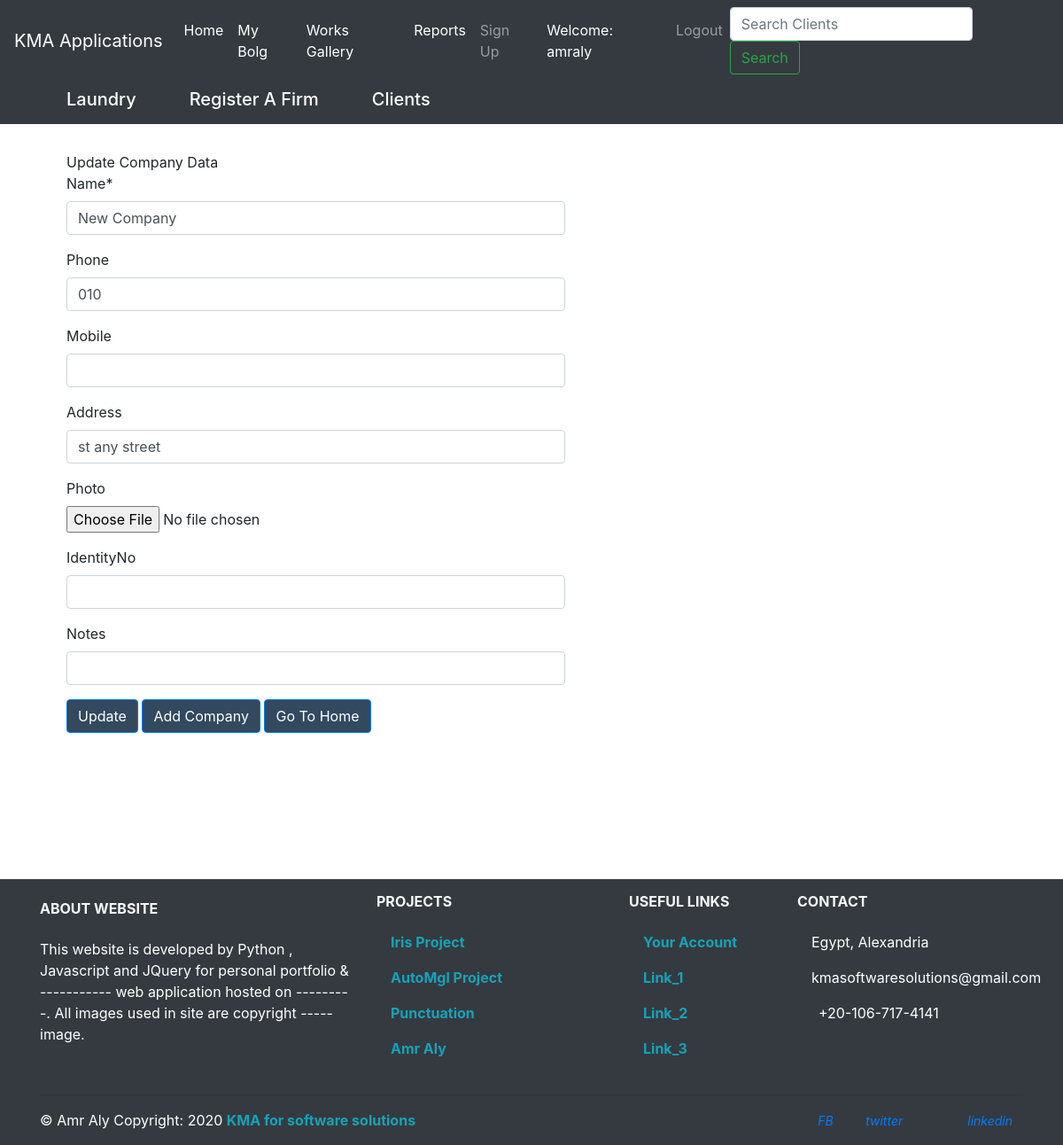
The page /crm/clients/edit/67/ (signed in) on the database its author committed.
### crm/models.py (models this page shows, shortened)
class Clients(models.Model):
    name       = models.CharField(max_length=200)
    phone      = models.CharField(max_length=20, blank=True, null=True)
    mobile     = models.CharField(max_length=20, blank=True, null=True)
    address    = models.CharField(max_length=200, blank=True, null=True)
    photo      = models.ImageField(upload_to='Clients_pics', blank=True)
    identityNo = models.CharField(max_length=200, blank=True, null=True)
    notes      = models.CharField(max_length=2000, blank=True, null=True)
    def goto_home(self):
        return reverse('crm:home')

### crm/views.py (the view)
def ClientID(request, id): # update form , (request, id, name, phone, address)
    instance = Clients.objects.get(id=id)
    form = ClientsForm(request.POST or None, request.FILES or None, instance=instance)
    if form.is_valid():
        form.save()
        return HttpResponseRedirect(instance.goto_home())
    context= {
        'form': form,
        'instance':instance,
        'btn':'Update',
        'comp':'Update Company Data',
        'New':'Add Company',
    }
    return render(request, 'clients.html', context)

### crm/forms.py (shortened to what this page needs)
class ClientsForm(forms.ModelForm):
    class Meta:
        model  = Clients
        fields = ('__all__')

### crm/templates/clients.html (shortened to what this page needs)
{% extends 'index.html' %} {% load crispy_forms_tags %} {% load bootstrap %} {% load static %} {% block content %}
<head>
    <link rel="stylesheet" href="{% static 'css/style.css' %}">
    <link rel="stylesheet" href="{% static 'css/bootstrap.min.css' %}">
</head>
{% if user.is_authenticated %}
<div class="container" id='div-f-cl'>
     <form method="post" enctype="multipart/form-data">
        <div class="col-md-8 col-md-offset-2">
            <div class="panel panel-default">
                <div class="panel-heading">{{ comp }}</div>
                <div class="panel-body">
                    {{ form|crispy}}
                    <button type="submit" class="btn btn-primary" id="saveclients">{{ btn }}</button>
                    {% if instance %}
                    <a class="btn btn-primary" href="{% url 'crm:clients' %}" id="saveclients">{{ New }}</a>
                    <a class="btn btn-primary" href="{{ instance.goto_home }}" id="gotohome">Go To Home</a>
                    {% else %}
                    <a class="btn btn-primary" href="{% url 'crm:home' %}" id="gotohome">{{ New }}</a> {% endif %}
                </div>
            </div>
        </div>
    </form>
</div>
{% endif %}
{% endblock %}

### crm/templates/index.html (shortened to what this page needs)
{% load static %}
{% load bootstrap %}
<!DOCTYPE html>
<html lang="en">
<head>
    <link rel="stylesheet" href="{% static 'css/style.css' %}">
    <link rel="stylesheet" href="{% static 'css/bootstrap.min.css' %}">
</head>
<body class="override">
    <header>
        <nav class="navbar navbar-expand-md navbar-dark bg-dark fixed top-0">
            <a class="navbar-brand" href="/">KMA Applications</a>
            <div class="collapse navbar-collapse" id="navbarCollapse">
                <ul class="navbar-nav mr-auto">
                    <li class="nav-item active">
                        <a class="nav-link" href="/crm">Home<span class="sr-only">(current)</span></a>
                    </li>
                    <li class="nav-item active">
                        <a class="nav-link" href="{% url 'blog:allblogs' %}">My Bolg<span class="sr-only">(current)</span></a>
                    </li>
                    <li class="nav-item active">
                        <a class="nav-link" href="{% url 'jobs:home' %}">Works Gallery</a>
                    </li>
                    <li class="nav-item active">
                        <a class="nav-link" href="/crm/reports/">Reports</a>
                    </li>
                    <li class="nav-item">
                        <a class="nav-link" href="{% url 'signup' %}">Sign Up</a>
                    </li>
                    {% if user.is_authenticated %}
                        <li class="nav-item active">
                            <a class="nav-link disabled">Welcome: {{ user.username }}</a>
                        </li>
                        <li class="nav-item">
                            <a class="nav-link" href="{% url 'logout' %}">Logout</a>
                        </li>
                    {% else %}
                        <li class="nav-item">
                            <a class="nav-link" href="{% url 'login' %}">Login</a>
                        </li>
                    {% endif %}
                </ul>
                <form class="form-inline mt-2 mt-md-0" method="GET" action="{% url 'crm:search' %}">
                    <input class="form-control mr-sm-2" type="text" name='q' placeholder="Search Clients" value="{{request.GET.q}}" aria-label="Search">
                    <button class="btn btn-outline-success my-2 my-sm-0" type="submit">Search</button>
                </form>
            </div>
        </nav>
        <nav class="navbar navbar-expand-lg navbar-lightdark bg-dark mb-3 fixed top-0" id="nav-main">
            <div class="container">
                <div id="navbar" class="collapse navbar-collapse">
                    <ul class="nav navbar-nav navbar-right">
                        <li>
                            <h5><a href="/laundry/" id="rec">Laundry </a></h5>
                        </li>
                        <li>
                            <h5><a href="/crm/record/" id="rec">Register A Firm</a></h5>
                        </li>
                        <li>
                            <h5><a href="{% url 'crm:clients' %}" id="index-cl">Clients</a></h5>
                        </li>
                    </ul>
                </div>
        </nav>
    </header>
    <div class="container">
        <div class="row">
            <div class="col">
                {% block content %}
                {% endblock %}
            </div>
        </div>
    </div>
            <footer class="page-footer bg-dark text-white font-small mdb-color">
                <div class="container text-center text-md-left">
                    <div class="row text-center text-md-left mt-3 pb-2">
                        <div class="col-md-4 col-lg-4 col-xl-4 mx-auto mt-4">
                            <h6 class="text-uppercase mb-4 font-weight-bold text-light">About WebSite </h6>
                            <p>This website is developed by Python , Javascript  and JQuery for personal portfolio &amp; ----------- web application hosted on ---------. All images used in site are copyright ----- image.</p>
                        </div>
                        <div class="col-md-3 col-lg-3 col-xl-3 mx-auto mt-3">
                            <h6 class="text-uppercase mb-4 font-weight-bold text-light">Projects</h6>
                            <p>
                                <a class="text-info font-weight-bold" href="#"> Iris Project</a>
                            </p>
                            <p>
                            <a class="text-info font-weight-bold" href="#"> AutoMgl Project</a>
                            </p>
                            <p>
                            <a class="text-info font-weight-bold" href="#">Punctuation</a>
                            </p>
                            <p>
                            <a class="text-info font-weight-bold" href="#"> Amr Aly</a>
                            </p>
                        </div>
                        <div class="col-md-3 col-lg-2 col-xl-2 mx-auto mt-3">
                            <h6 class="text-uppercase mb-4 font-weight-bold text-light">Useful links</h6>
                            <p>
                            <a class="text-info font-weight-bold" href="#"> Your Account</a>
                            </p>
                            <p>
                            <a class="text-info font-weight-bold" href="#"> Link_1</a>
                            </p>
                            <p>
                            <a class="text-info font-weight-bold" href="#" target="_blank"> Link_2</a>
                            </p>
                            <p>
                            <a class="text-info font-weight-bold" href="#" target="_blank"> Link_3</a>
                            </p>
                        </div>
                        <div class="col-md-3 col-lg-3 col-xl-3 mx-auto mt-3">
                            <h6 class="text-uppercase mb-4 font-weight-bold text-light">Contact</h6>
                            <p>
                             Egypt, Alexandria</p>
                            <p>
                             kmasoftwaresolutions@gmail.com</p>
                            <p>
                             +20-106-717-4141</p>
                        </div>
                    </div>
                    <hr>
                    <div class="row d-flex align-items-center">
                        <div class="col-md-7 col-lg-8">
                            <p class="text-center text-md-left">&copy Amr Aly Copyright:  {% now "Y" %}
                            <a href="https://github.com/cehceh" target="_blank">
                                <strong class="text-info font-weight-bold"> KMA for software solutions</strong>
                            </a>
                            </p>
                        </div>
                            <div class="col-md-5 col-lg-4 ml-lg-0">
                                <div class="text-center text-md-right">
                                    <ul class="list-unstyled list-inline">
                                        <li class="list-inline-item">
                                        <a class="btn-floating btn-sm rgba-white-slight mx-1" href="https://www.facebook.com" target="_blank">
                                            <i class="fab fa-facebook-f" aria-hidden="false">FB</i>
                                        </a>
                                        </li>
                                        <li class="list-inline-item">
                                        <a class="btn-floating btn-sm rgba-white-slight mx-1" href="https://twitter.com/" target="_blank">
                                            <i class="fab fa-twitter" aria-hidden="true">twitter</i>
                                        </a>
                                        </li>
                                        <li class="list-inline-item">
                                        <a class="btn-floating btn-sm rgba-white-slight mx-1" href="https://google.com/" target="_blank">
                                        </a>
                                        </li>
                                        <li class="list-inline-item">
                                            <a class="btn-floating btn-sm rgba-white-slight mx-1" href="https://www.linkedin.com/in/amr-ali-82909894/" target="_blank">
                                                <i class="fab fa-linkedin-in" aria-hidden="true">linkedin</i>
                                            </a>
                                        </li>
                                    </ul>
                                </div>
                            </div>
                    </div>
                </div>
            </footer>
</body>
</html>

### crm/static/css/style.css (style rules this page uses)
#signup, #index-cl, #rec, #mycrm { color: white; padding: 10px; margin: 20px }
#div-f-cl { padding: 5px; margin: 10px; }
#gotohome { background-color: #324960; }
#saveclients { background-color: #324960; }

### rows shown on the page
Clients: name "New Company", phone "010", address "st any street"

### other values the page prints
{{ user.username }} "amraly"
{{ comp }} "Update Company Data"
{{ btn }} "Update"
{{ New }} "Add Company"
